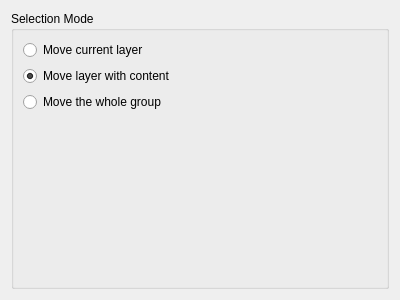
<?xml version="1.0" encoding="UTF-8"?>
<ui version="4.0">
 <class>WdgMoveTool</class>
 <widget class="QWidget" name="WdgMoveTool">
  <property name="geometry">
   <rect>
    <x>0</x>
    <y>0</y>
    <width>400</width>
    <height>300</height>
   </rect>
  </property>
  <layout class="QGridLayout" name="gridLayout">
   <item row="0" column="0">
    <widget class="QGroupBox" name="grpSelectionMethod">
     <property name="title">
      <string>Selection Mode</string>
     </property>
     <layout class="QGridLayout" name="gridLayout_2">
      <item row="0" column="0">
       <widget class="QRadioButton" name="radioSelectedLayer">
        <property name="toolTip">
         <string>Move the layer that you have currently selected in the layerbox. Shortcut: ctrl-click.</string>
        </property>
        <property name="text">
         <string>Move current layer</string>
        </property>
       </widget>
      </item>
      <item row="1" column="0">
       <widget class="QRadioButton" name="radioFirstLayer">
        <property name="toolTip">
         <string>Move the first layer with visible content at the place where you click. This will also select that layer in the layerbox.</string>
        </property>
        <property name="text">
         <string>Move layer with content</string>
        </property>
        <property name="checked">
         <bool>true</bool>
        </property>
       </widget>
      </item>
      <item row="2" column="0">
       <widget class="QRadioButton" name="radioGroup">
        <property name="toolTip">
         <string>Move the group containing the first layer that contains visible content. Shortcut: ctrl-shift-click.</string>
        </property>
        <property name="text">
         <string>Move the whole group</string>
        </property>
       </widget>
      </item>
      <item row="3" column="0">
       <spacer name="verticalSpacer">
        <property name="orientation">
         <enum>Qt::Vertical</enum>
        </property>
        <property name="sizeHint" stdset="0">
         <size>
          <width>20</width>
          <height>172</height>
         </size>
        </property>
       </spacer>
      </item>
     </layout>
    </widget>
   </item>
  </layout>
 </widget>
 <resources/>
 <connections/>
</ui>
